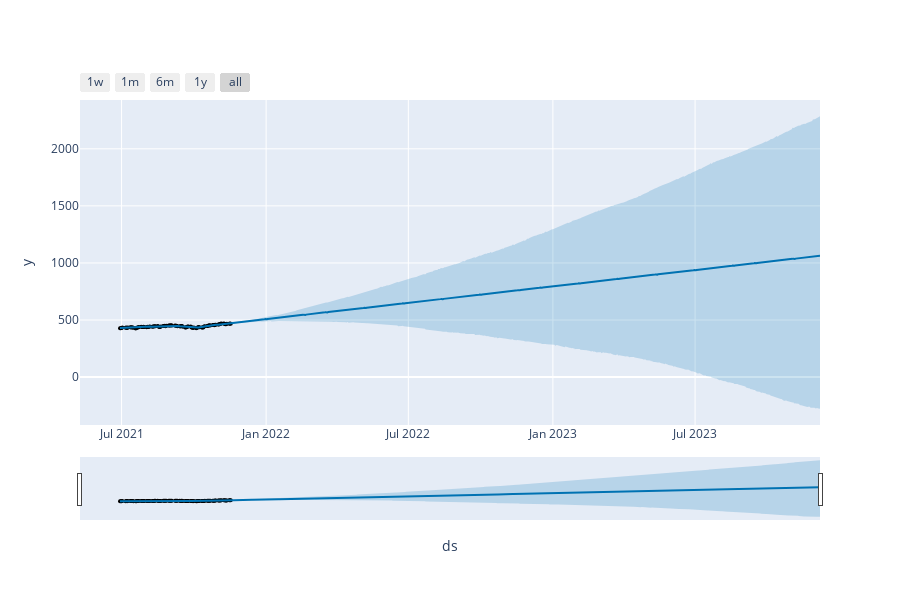

The code cell stored with this chart in its notebook:
### Code cell
# An interactive figure of the forecast and components
from prophet.plot import plot_plotly, plot_components_plotly

plot_plotly(m, forecast)
